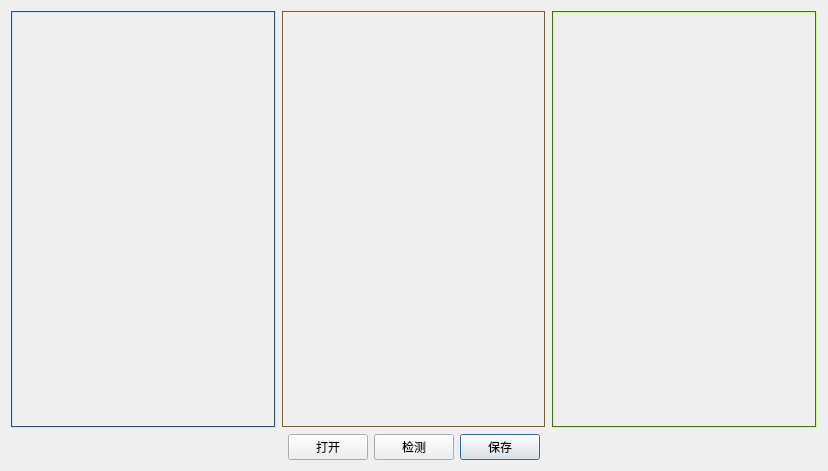
<?xml version="1.0" encoding="UTF-8"?>
<ui version="4.0">
 <class>CD</class>
 <widget class="QDialog" name="CD">
  <property name="geometry">
   <rect>
    <x>0</x>
    <y>0</y>
    <width>828</width>
    <height>471</height>
   </rect>
  </property>
  <property name="windowTitle">
   <string>多模态变化检测平台</string>
  </property>
  <layout class="QGridLayout" name="gridLayout_5">
   <item row="0" column="0">
    <layout class="QGridLayout" name="gridLayout">
     <item row="0" column="0">
      <widget class="QLabel" name="m_lab_pre">
       <property name="palette">
        <palette>
         <active>
          <colorrole role="WindowText">
           <brush brushstyle="SolidPattern">
            <color alpha="255">
             <red>0</red>
             <green>0</green>
             <blue>0</blue>
            </color>
           </brush>
          </colorrole>
          <colorrole role="Button">
           <brush brushstyle="SolidPattern">
            <color alpha="255">
             <red>114</red>
             <green>159</green>
             <blue>207</blue>
            </color>
           </brush>
          </colorrole>
          <colorrole role="Light">
           <brush brushstyle="SolidPattern">
            <color alpha="255">
             <red>196</red>
             <green>225</green>
             <blue>255</blue>
            </color>
           </brush>
          </colorrole>
          <colorrole role="Midlight">
           <brush brushstyle="SolidPattern">
            <color alpha="255">
             <red>155</red>
             <green>192</green>
             <blue>231</blue>
            </color>
           </brush>
          </colorrole>
          <colorrole role="Dark">
           <brush brushstyle="SolidPattern">
            <color alpha="255">
             <red>57</red>
             <green>79</green>
             <blue>103</blue>
            </color>
           </brush>
          </colorrole>
          <colorrole role="Mid">
           <brush brushstyle="SolidPattern">
            <color alpha="255">
             <red>76</red>
             <green>106</green>
             <blue>138</blue>
            </color>
           </brush>
          </colorrole>
          <colorrole role="Text">
           <brush brushstyle="SolidPattern">
            <color alpha="255">
             <red>0</red>
             <green>0</green>
             <blue>0</blue>
            </color>
           </brush>
          </colorrole>
          <colorrole role="BrightText">
           <brush brushstyle="SolidPattern">
            <color alpha="255">
             <red>255</red>
             <green>255</green>
             <blue>255</blue>
            </color>
           </brush>
          </colorrole>
          <colorrole role="ButtonText">
           <brush brushstyle="SolidPattern">
            <color alpha="255">
             <red>0</red>
             <green>0</green>
             <blue>0</blue>
            </color>
           </brush>
          </colorrole>
          <colorrole role="Base">
           <brush brushstyle="SolidPattern">
            <color alpha="255">
             <red>255</red>
             <green>255</green>
             <blue>255</blue>
            </color>
           </brush>
          </colorrole>
          <colorrole role="Window">
           <brush brushstyle="SolidPattern">
            <color alpha="255">
             <red>114</red>
             <green>159</green>
             <blue>207</blue>
            </color>
           </brush>
          </colorrole>
          <colorrole role="Shadow">
           <brush brushstyle="SolidPattern">
            <color alpha="255">
             <red>0</red>
             <green>0</green>
             <blue>0</blue>
            </color>
           </brush>
          </colorrole>
          <colorrole role="AlternateBase">
           <brush brushstyle="SolidPattern">
            <color alpha="255">
             <red>184</red>
             <green>207</green>
             <blue>231</blue>
            </color>
           </brush>
          </colorrole>
          <colorrole role="ToolTipBase">
           <brush brushstyle="SolidPattern">
            <color alpha="255">
             <red>255</red>
             <green>255</green>
             <blue>220</blue>
            </color>
           </brush>
          </colorrole>
          <colorrole role="ToolTipText">
           <brush brushstyle="SolidPattern">
            <color alpha="255">
             <red>0</red>
             <green>0</green>
             <blue>0</blue>
            </color>
           </brush>
          </colorrole>
          <colorrole role="PlaceholderText">
           <brush brushstyle="SolidPattern">
            <color alpha="128">
             <red>0</red>
             <green>0</green>
             <blue>0</blue>
            </color>
           </brush>
          </colorrole>
         </active>
         <inactive>
          <colorrole role="WindowText">
           <brush brushstyle="SolidPattern">
            <color alpha="255">
             <red>0</red>
             <green>0</green>
             <blue>0</blue>
            </color>
           </brush>
          </colorrole>
          <colorrole role="Button">
           <brush brushstyle="SolidPattern">
            <color alpha="255">
             <red>114</red>
             <green>159</green>
             <blue>207</blue>
            </color>
           </brush>
          </colorrole>
          <colorrole role="Light">
           <brush brushstyle="SolidPattern">
            <color alpha="255">
             <red>196</red>
             <green>225</green>
             <blue>255</blue>
            </color>
           </brush>
          </colorrole>
          <colorrole role="Midlight">
           <brush brushstyle="SolidPattern">
            <color alpha="255">
             <red>155</red>
             <green>192</green>
             <blue>231</blue>
            </color>
           </brush>
          </colorrole>
          <colorrole role="Dark">
           <brush brushstyle="SolidPattern">
            <color alpha="255">
             <red>57</red>
             <green>79</green>
             <blue>103</blue>
            </color>
           </brush>
          </colorrole>
          <colorrole role="Mid">
           <brush brushstyle="SolidPattern">
            <color alpha="255">
             <red>76</red>
             <green>106</green>
             <blue>138</blue>
            </color>
           </brush>
          </colorrole>
          <colorrole role="Text">
           <brush brushstyle="SolidPattern">
            <color alpha="255">
             <red>0</red>
             <green>0</green>
             <blue>0</blue>
            </color>
           </brush>
          </colorrole>
          <colorrole role="BrightText">
           <brush brushstyle="SolidPattern">
            <color alpha="255">
             <red>255</red>
             <green>255</green>
             <blue>255</blue>
            </color>
           </brush>
          </colorrole>
          <colorrole role="ButtonText">
           <brush brushstyle="SolidPattern">
            <color alpha="255">
             <red>0</red>
             <green>0</green>
             <blue>0</blue>
            </color>
           </brush>
          </colorrole>
          <colorrole role="Base">
           <brush brushstyle="SolidPattern">
            <color alpha="255">
             <red>255</red>
             <green>255</green>
             <blue>255</blue>
            </color>
           </brush>
          </colorrole>
          <colorrole role="Window">
           <brush brushstyle="SolidPattern">
            <color alpha="255">
             <red>114</red>
             <green>159</green>
             <blue>207</blue>
            </color>
           </brush>
          </colorrole>
          <colorrole role="Shadow">
           <brush brushstyle="SolidPattern">
            <color alpha="255">
             <red>0</red>
             <green>0</green>
             <blue>0</blue>
            </color>
           </brush>
          </colorrole>
          <colorrole role="AlternateBase">
           <brush brushstyle="SolidPattern">
            <color alpha="255">
             <red>184</red>
             <green>207</green>
             <blue>231</blue>
            </color>
           </brush>
          </colorrole>
          <colorrole role="ToolTipBase">
           <brush brushstyle="SolidPattern">
            <color alpha="255">
             <red>255</red>
             <green>255</green>
             <blue>220</blue>
            </color>
           </brush>
          </colorrole>
          <colorrole role="ToolTipText">
           <brush brushstyle="SolidPattern">
            <color alpha="255">
             <red>0</red>
             <green>0</green>
             <blue>0</blue>
            </color>
           </brush>
          </colorrole>
          <colorrole role="PlaceholderText">
           <brush brushstyle="SolidPattern">
            <color alpha="128">
             <red>0</red>
             <green>0</green>
             <blue>0</blue>
            </color>
           </brush>
          </colorrole>
         </inactive>
         <disabled>
          <colorrole role="WindowText">
           <brush brushstyle="SolidPattern">
            <color alpha="255">
             <red>57</red>
             <green>79</green>
             <blue>103</blue>
            </color>
           </brush>
          </colorrole>
          <colorrole role="Button">
           <brush brushstyle="SolidPattern">
            <color alpha="255">
             <red>114</red>
             <green>159</green>
             <blue>207</blue>
            </color>
           </brush>
          </colorrole>
          <colorrole role="Light">
           <brush brushstyle="SolidPattern">
            <color alpha="255">
             <red>196</red>
             <green>225</green>
             <blue>255</blue>
            </color>
           </brush>
          </colorrole>
          <colorrole role="Midlight">
           <brush brushstyle="SolidPattern">
            <color alpha="255">
             <red>155</red>
             <green>192</green>
             <blue>231</blue>
            </color>
           </brush>
          </colorrole>
          <colorrole role="Dark">
           <brush brushstyle="SolidPattern">
            <color alpha="255">
             <red>57</red>
             <green>79</green>
             <blue>103</blue>
            </color>
           </brush>
          </colorrole>
          <colorrole role="Mid">
           <brush brushstyle="SolidPattern">
            <color alpha="255">
             <red>76</red>
             <green>106</green>
             <blue>138</blue>
            </color>
           </brush>
          </colorrole>
          <colorrole role="Text">
           <brush brushstyle="SolidPattern">
            <color alpha="255">
             <red>57</red>
             <green>79</green>
             <blue>103</blue>
            </color>
           </brush>
          </colorrole>
          <colorrole role="BrightText">
           <brush brushstyle="SolidPattern">
            <color alpha="255">
             <red>255</red>
             <green>255</green>
             <blue>255</blue>
            </color>
           </brush>
          </colorrole>
          <colorrole role="ButtonText">
           <brush brushstyle="SolidPattern">
            <color alpha="255">
             <red>57</red>
             <green>79</green>
             <blue>103</blue>
            </color>
           </brush>
          </colorrole>
          <colorrole role="Base">
           <brush brushstyle="SolidPattern">
            <color alpha="255">
             <red>114</red>
             <green>159</green>
             <blue>207</blue>
            </color>
           </brush>
          </colorrole>
          <colorrole role="Window">
           <brush brushstyle="SolidPattern">
            <color alpha="255">
             <red>114</red>
             <green>159</green>
             <blue>207</blue>
            </color>
           </brush>
          </colorrole>
          <colorrole role="Shadow">
           <brush brushstyle="SolidPattern">
            <color alpha="255">
             <red>0</red>
             <green>0</green>
             <blue>0</blue>
            </color>
           </brush>
          </colorrole>
          <colorrole role="AlternateBase">
           <brush brushstyle="SolidPattern">
            <color alpha="255">
             <red>114</red>
             <green>159</green>
             <blue>207</blue>
            </color>
           </brush>
          </colorrole>
          <colorrole role="ToolTipBase">
           <brush brushstyle="SolidPattern">
            <color alpha="255">
             <red>255</red>
             <green>255</green>
             <blue>220</blue>
            </color>
           </brush>
          </colorrole>
          <colorrole role="ToolTipText">
           <brush brushstyle="SolidPattern">
            <color alpha="255">
             <red>0</red>
             <green>0</green>
             <blue>0</blue>
            </color>
           </brush>
          </colorrole>
          <colorrole role="PlaceholderText">
           <brush brushstyle="SolidPattern">
            <color alpha="128">
             <red>0</red>
             <green>0</green>
             <blue>0</blue>
            </color>
           </brush>
          </colorrole>
         </disabled>
        </palette>
       </property>
       <property name="frameShape">
        <enum>QFrame::Box</enum>
       </property>
       <property name="frameShadow">
        <enum>QFrame::Sunken</enum>
       </property>
       <property name="text">
        <string/>
       </property>
      </widget>
     </item>
     <item row="0" column="2">
      <widget class="QLabel" name="m_lab_output">
       <property name="palette">
        <palette>
         <active>
          <colorrole role="WindowText">
           <brush brushstyle="SolidPattern">
            <color alpha="255">
             <red>0</red>
             <green>0</green>
             <blue>0</blue>
            </color>
           </brush>
          </colorrole>
          <colorrole role="Button">
           <brush brushstyle="SolidPattern">
            <color alpha="255">
             <red>138</red>
             <green>226</green>
             <blue>52</blue>
            </color>
           </brush>
          </colorrole>
          <colorrole role="Light">
           <brush brushstyle="SolidPattern">
            <color alpha="255">
             <red>198</red>
             <green>255</green>
             <blue>143</blue>
            </color>
           </brush>
          </colorrole>
          <colorrole role="Midlight">
           <brush brushstyle="SolidPattern">
            <color alpha="255">
             <red>168</red>
             <green>240</green>
             <blue>97</blue>
            </color>
           </brush>
          </colorrole>
          <colorrole role="Dark">
           <brush brushstyle="SolidPattern">
            <color alpha="255">
             <red>69</red>
             <green>113</green>
             <blue>26</blue>
            </color>
           </brush>
          </colorrole>
          <colorrole role="Mid">
           <brush brushstyle="SolidPattern">
            <color alpha="255">
             <red>92</red>
             <green>151</green>
             <blue>34</blue>
            </color>
           </brush>
          </colorrole>
          <colorrole role="Text">
           <brush brushstyle="SolidPattern">
            <color alpha="255">
             <red>0</red>
             <green>0</green>
             <blue>0</blue>
            </color>
           </brush>
          </colorrole>
          <colorrole role="BrightText">
           <brush brushstyle="SolidPattern">
            <color alpha="255">
             <red>255</red>
             <green>255</green>
             <blue>255</blue>
            </color>
           </brush>
          </colorrole>
          <colorrole role="ButtonText">
           <brush brushstyle="SolidPattern">
            <color alpha="255">
             <red>0</red>
             <green>0</green>
             <blue>0</blue>
            </color>
           </brush>
          </colorrole>
          <colorrole role="Base">
           <brush brushstyle="SolidPattern">
            <color alpha="255">
             <red>255</red>
             <green>255</green>
             <blue>255</blue>
            </color>
           </brush>
          </colorrole>
          <colorrole role="Window">
           <brush brushstyle="SolidPattern">
            <color alpha="255">
             <red>138</red>
             <green>226</green>
             <blue>52</blue>
            </color>
           </brush>
          </colorrole>
          <colorrole role="Shadow">
           <brush brushstyle="SolidPattern">
            <color alpha="255">
             <red>0</red>
             <green>0</green>
             <blue>0</blue>
            </color>
           </brush>
          </colorrole>
          <colorrole role="AlternateBase">
           <brush brushstyle="SolidPattern">
            <color alpha="255">
             <red>196</red>
             <green>240</green>
             <blue>153</blue>
            </color>
           </brush>
          </colorrole>
          <colorrole role="ToolTipBase">
           <brush brushstyle="SolidPattern">
            <color alpha="255">
             <red>255</red>
             <green>255</green>
             <blue>220</blue>
            </color>
           </brush>
          </colorrole>
          <colorrole role="ToolTipText">
           <brush brushstyle="SolidPattern">
            <color alpha="255">
             <red>0</red>
             <green>0</green>
             <blue>0</blue>
            </color>
           </brush>
          </colorrole>
          <colorrole role="PlaceholderText">
           <brush brushstyle="SolidPattern">
            <color alpha="128">
             <red>0</red>
             <green>0</green>
             <blue>0</blue>
            </color>
           </brush>
          </colorrole>
         </active>
         <inactive>
          <colorrole role="WindowText">
           <brush brushstyle="SolidPattern">
            <color alpha="255">
             <red>0</red>
             <green>0</green>
             <blue>0</blue>
            </color>
           </brush>
          </colorrole>
          <colorrole role="Button">
           <brush brushstyle="SolidPattern">
            <color alpha="255">
             <red>138</red>
             <green>226</green>
             <blue>52</blue>
            </color>
           </brush>
          </colorrole>
          <colorrole role="Light">
           <brush brushstyle="SolidPattern">
            <color alpha="255">
             <red>198</red>
             <green>255</green>
             <blue>143</blue>
            </color>
           </brush>
          </colorrole>
          <colorrole role="Midlight">
           <brush brushstyle="SolidPattern">
            <color alpha="255">
             <red>168</red>
             <green>240</green>
             <blue>97</blue>
            </color>
           </brush>
          </colorrole>
          <colorrole role="Dark">
           <brush brushstyle="SolidPattern">
            <color alpha="255">
             <red>69</red>
             <green>113</green>
             <blue>26</blue>
            </color>
           </brush>
          </colorrole>
          <colorrole role="Mid">
           <brush brushstyle="SolidPattern">
            <color alpha="255">
             <red>92</red>
             <green>151</green>
             <blue>34</blue>
            </color>
           </brush>
          </colorrole>
          <colorrole role="Text">
           <brush brushstyle="SolidPattern">
            <color alpha="255">
             <red>0</red>
             <green>0</green>
             <blue>0</blue>
            </color>
           </brush>
          </colorrole>
          <colorrole role="BrightText">
           <brush brushstyle="SolidPattern">
            <color alpha="255">
             <red>255</red>
             <green>255</green>
             <blue>255</blue>
            </color>
           </brush>
          </colorrole>
          <colorrole role="ButtonText">
           <brush brushstyle="SolidPattern">
            <color alpha="255">
             <red>0</red>
             <green>0</green>
             <blue>0</blue>
            </color>
           </brush>
          </colorrole>
          <colorrole role="Base">
           <brush brushstyle="SolidPattern">
            <color alpha="255">
             <red>255</red>
             <green>255</green>
             <blue>255</blue>
            </color>
           </brush>
          </colorrole>
          <colorrole role="Window">
           <brush brushstyle="SolidPattern">
            <color alpha="255">
             <red>138</red>
             <green>226</green>
             <blue>52</blue>
            </color>
           </brush>
          </colorrole>
          <colorrole role="Shadow">
           <brush brushstyle="SolidPattern">
            <color alpha="255">
             <red>0</red>
             <green>0</green>
             <blue>0</blue>
            </color>
           </brush>
          </colorrole>
          <colorrole role="AlternateBase">
           <brush brushstyle="SolidPattern">
            <color alpha="255">
             <red>196</red>
             <green>240</green>
             <blue>153</blue>
            </color>
           </brush>
          </colorrole>
          <colorrole role="ToolTipBase">
           <brush brushstyle="SolidPattern">
            <color alpha="255">
             <red>255</red>
             <green>255</green>
             <blue>220</blue>
            </color>
           </brush>
          </colorrole>
          <colorrole role="ToolTipText">
           <brush brushstyle="SolidPattern">
            <color alpha="255">
             <red>0</red>
             <green>0</green>
             <blue>0</blue>
            </color>
           </brush>
          </colorrole>
          <colorrole role="PlaceholderText">
           <brush brushstyle="SolidPattern">
            <color alpha="128">
             <red>0</red>
             <green>0</green>
             <blue>0</blue>
            </color>
           </brush>
          </colorrole>
         </inactive>
         <disabled>
          <colorrole role="WindowText">
           <brush brushstyle="SolidPattern">
            <color alpha="255">
             <red>69</red>
             <green>113</green>
             <blue>26</blue>
            </color>
           </brush>
          </colorrole>
          <colorrole role="Button">
           <brush brushstyle="SolidPattern">
            <color alpha="255">
             <red>138</red>
             <green>226</green>
             <blue>52</blue>
            </color>
           </brush>
          </colorrole>
          <colorrole role="Light">
           <brush brushstyle="SolidPattern">
            <color alpha="255">
             <red>198</red>
             <green>255</green>
             <blue>143</blue>
            </color>
           </brush>
          </colorrole>
          <colorrole role="Midlight">
           <brush brushstyle="SolidPattern">
            <color alpha="255">
             <red>168</red>
             <green>240</green>
             <blue>97</blue>
            </color>
           </brush>
          </colorrole>
          <colorrole role="Dark">
           <brush brushstyle="SolidPattern">
            <color alpha="255">
             <red>69</red>
             <green>113</green>
             <blue>26</blue>
            </color>
           </brush>
          </colorrole>
          <colorrole role="Mid">
           <brush brushstyle="SolidPattern">
            <color alpha="255">
             <red>92</red>
             <green>151</green>
             <blue>34</blue>
            </color>
           </brush>
          </colorrole>
          <colorrole role="Text">
           <brush brushstyle="SolidPattern">
            <color alpha="255">
             <red>69</red>
             <green>113</green>
             <blue>26</blue>
            </color>
           </brush>
          </colorrole>
          <colorrole role="BrightText">
           <brush brushstyle="SolidPattern">
            <color alpha="255">
             <red>255</red>
             <green>255</green>
             <blue>255</blue>
            </color>
           </brush>
          </colorrole>
          <colorrole role="ButtonText">
           <brush brushstyle="SolidPattern">
            <color alpha="255">
             <red>69</red>
             <green>113</green>
             <blue>26</blue>
            </color>
           </brush>
          </colorrole>
          <colorrole role="Base">
           <brush brushstyle="SolidPattern">
            <color alpha="255">
             <red>138</red>
             <green>226</green>
             <blue>52</blue>
            </color>
           </brush>
          </colorrole>
          <colorrole role="Window">
           <brush brushstyle="SolidPattern">
            <color alpha="255">
             <red>138</red>
             <green>226</green>
             <blue>52</blue>
            </color>
           </brush>
          </colorrole>
          <colorrole role="Shadow">
           <brush brushstyle="SolidPattern">
            <color alpha="255">
             <red>0</red>
             <green>0</green>
             <blue>0</blue>
            </color>
           </brush>
          </colorrole>
          <colorrole role="AlternateBase">
           <brush brushstyle="SolidPattern">
            <color alpha="255">
             <red>138</red>
             <green>226</green>
             <blue>52</blue>
            </color>
           </brush>
          </colorrole>
          <colorrole role="ToolTipBase">
           <brush brushstyle="SolidPattern">
            <color alpha="255">
             <red>255</red>
             <green>255</green>
             <blue>220</blue>
            </color>
           </brush>
          </colorrole>
          <colorrole role="ToolTipText">
           <brush brushstyle="SolidPattern">
            <color alpha="255">
             <red>0</red>
             <green>0</green>
             <blue>0</blue>
            </color>
           </brush>
          </colorrole>
          <colorrole role="PlaceholderText">
           <brush brushstyle="SolidPattern">
            <color alpha="128">
             <red>0</red>
             <green>0</green>
             <blue>0</blue>
            </color>
           </brush>
          </colorrole>
         </disabled>
        </palette>
       </property>
       <property name="frameShape">
        <enum>QFrame::Box</enum>
       </property>
       <property name="frameShadow">
        <enum>QFrame::Sunken</enum>
       </property>
       <property name="text">
        <string/>
       </property>
      </widget>
     </item>
     <item row="0" column="1">
      <widget class="QLabel" name="m_lab_post">
       <property name="palette">
        <palette>
         <active>
          <colorrole role="WindowText">
           <brush brushstyle="SolidPattern">
            <color alpha="255">
             <red>0</red>
             <green>0</green>
             <blue>0</blue>
            </color>
           </brush>
          </colorrole>
          <colorrole role="Button">
           <brush brushstyle="SolidPattern">
            <color alpha="255">
             <red>233</red>
             <green>185</green>
             <blue>110</blue>
            </color>
           </brush>
          </colorrole>
          <colorrole role="Light">
           <brush brushstyle="SolidPattern">
            <color alpha="255">
             <red>255</red>
             <green>240</green>
             <blue>215</blue>
            </color>
           </brush>
          </colorrole>
          <colorrole role="Midlight">
           <brush brushstyle="SolidPattern">
            <color alpha="255">
             <red>244</red>
             <green>212</green>
             <blue>162</blue>
            </color>
           </brush>
          </colorrole>
          <colorrole role="Dark">
           <brush brushstyle="SolidPattern">
            <color alpha="255">
             <red>116</red>
             <green>92</green>
             <blue>55</blue>
            </color>
           </brush>
          </colorrole>
          <colorrole role="Mid">
           <brush brushstyle="SolidPattern">
            <color alpha="255">
             <red>155</red>
             <green>123</green>
             <blue>73</blue>
            </color>
           </brush>
          </colorrole>
          <colorrole role="Text">
           <brush brushstyle="SolidPattern">
            <color alpha="255">
             <red>0</red>
             <green>0</green>
             <blue>0</blue>
            </color>
           </brush>
          </colorrole>
          <colorrole role="BrightText">
           <brush brushstyle="SolidPattern">
            <color alpha="255">
             <red>255</red>
             <green>255</green>
             <blue>255</blue>
            </color>
           </brush>
          </colorrole>
          <colorrole role="ButtonText">
           <brush brushstyle="SolidPattern">
            <color alpha="255">
             <red>0</red>
             <green>0</green>
             <blue>0</blue>
            </color>
           </brush>
          </colorrole>
          <colorrole role="Base">
           <brush brushstyle="SolidPattern">
            <color alpha="255">
             <red>255</red>
             <green>255</green>
             <blue>255</blue>
            </color>
           </brush>
          </colorrole>
          <colorrole role="Window">
           <brush brushstyle="SolidPattern">
            <color alpha="255">
             <red>233</red>
             <green>185</green>
             <blue>110</blue>
            </color>
           </brush>
          </colorrole>
          <colorrole role="Shadow">
           <brush brushstyle="SolidPattern">
            <color alpha="255">
             <red>0</red>
             <green>0</green>
             <blue>0</blue>
            </color>
           </brush>
          </colorrole>
          <colorrole role="AlternateBase">
           <brush brushstyle="SolidPattern">
            <color alpha="255">
             <red>244</red>
             <green>220</green>
             <blue>182</blue>
            </color>
           </brush>
          </colorrole>
          <colorrole role="ToolTipBase">
           <brush brushstyle="SolidPattern">
            <color alpha="255">
             <red>255</red>
             <green>255</green>
             <blue>220</blue>
            </color>
           </brush>
          </colorrole>
          <colorrole role="ToolTipText">
           <brush brushstyle="SolidPattern">
            <color alpha="255">
             <red>0</red>
             <green>0</green>
             <blue>0</blue>
            </color>
           </brush>
          </colorrole>
          <colorrole role="PlaceholderText">
           <brush brushstyle="SolidPattern">
            <color alpha="128">
             <red>0</red>
             <green>0</green>
             <blue>0</blue>
            </color>
           </brush>
          </colorrole>
         </active>
         <inactive>
          <colorrole role="WindowText">
           <brush brushstyle="SolidPattern">
            <color alpha="255">
             <red>0</red>
             <green>0</green>
             <blue>0</blue>
            </color>
           </brush>
          </colorrole>
          <colorrole role="Button">
           <brush brushstyle="SolidPattern">
            <color alpha="255">
             <red>233</red>
             <green>185</green>
             <blue>110</blue>
            </color>
           </brush>
          </colorrole>
          <colorrole role="Light">
           <brush brushstyle="SolidPattern">
            <color alpha="255">
             <red>255</red>
             <green>240</green>
             <blue>215</blue>
            </color>
           </brush>
          </colorrole>
          <colorrole role="Midlight">
           <brush brushstyle="SolidPattern">
            <color alpha="255">
             <red>244</red>
             <green>212</green>
             <blue>162</blue>
            </color>
           </brush>
          </colorrole>
          <colorrole role="Dark">
           <brush brushstyle="SolidPattern">
            <color alpha="255">
             <red>116</red>
             <green>92</green>
             <blue>55</blue>
            </color>
           </brush>
          </colorrole>
          <colorrole role="Mid">
           <brush brushstyle="SolidPattern">
            <color alpha="255">
             <red>155</red>
             <green>123</green>
             <blue>73</blue>
            </color>
           </brush>
          </colorrole>
          <colorrole role="Text">
           <brush brushstyle="SolidPattern">
            <color alpha="255">
             <red>0</red>
             <green>0</green>
             <blue>0</blue>
            </color>
           </brush>
          </colorrole>
          <colorrole role="BrightText">
           <brush brushstyle="SolidPattern">
            <color alpha="255">
             <red>255</red>
             <green>255</green>
             <blue>255</blue>
            </color>
           </brush>
          </colorrole>
          <colorrole role="ButtonText">
           <brush brushstyle="SolidPattern">
            <color alpha="255">
             <red>0</red>
             <green>0</green>
             <blue>0</blue>
            </color>
           </brush>
          </colorrole>
          <colorrole role="Base">
           <brush brushstyle="SolidPattern">
            <color alpha="255">
             <red>255</red>
             <green>255</green>
             <blue>255</blue>
            </color>
           </brush>
          </colorrole>
          <colorrole role="Window">
           <brush brushstyle="SolidPattern">
            <color alpha="255">
             <red>233</red>
             <green>185</green>
             <blue>110</blue>
            </color>
           </brush>
          </colorrole>
          <colorrole role="Shadow">
           <brush brushstyle="SolidPattern">
            <color alpha="255">
             <red>0</red>
             <green>0</green>
             <blue>0</blue>
            </color>
           </brush>
          </colorrole>
          <colorrole role="AlternateBase">
           <brush brushstyle="SolidPattern">
            <color alpha="255">
             <red>244</red>
             <green>220</green>
             <blue>182</blue>
            </color>
           </brush>
          </colorrole>
          <colorrole role="ToolTipBase">
           <brush brushstyle="SolidPattern">
            <color alpha="255">
             <red>255</red>
             <green>255</green>
             <blue>220</blue>
            </color>
           </brush>
          </colorrole>
          <colorrole role="ToolTipText">
           <brush brushstyle="SolidPattern">
            <color alpha="255">
             <red>0</red>
             <green>0</green>
             <blue>0</blue>
            </color>
           </brush>
          </colorrole>
          <colorrole role="PlaceholderText">
           <brush brushstyle="SolidPattern">
            <color alpha="128">
             <red>0</red>
             <green>0</green>
             <blue>0</blue>
            </color>
           </brush>
          </colorrole>
         </inactive>
         <disabled>
          <colorrole role="WindowText">
           <brush brushstyle="SolidPattern">
            <color alpha="255">
             <red>116</red>
             <green>92</green>
             <blue>55</blue>
            </color>
           </brush>
          </colorrole>
          <colorrole role="Button">
           <brush brushstyle="SolidPattern">
            <color alpha="255">
             <red>233</red>
             <green>185</green>
             <blue>110</blue>
            </color>
           </brush>
          </colorrole>
          <colorrole role="Light">
           <brush brushstyle="SolidPattern">
            <color alpha="255">
             <red>255</red>
             <green>240</green>
             <blue>215</blue>
            </color>
           </brush>
          </colorrole>
          <colorrole role="Midlight">
           <brush brushstyle="SolidPattern">
            <color alpha="255">
             <red>244</red>
             <green>212</green>
             <blue>162</blue>
            </color>
           </brush>
          </colorrole>
          <colorrole role="Dark">
           <brush brushstyle="SolidPattern">
            <color alpha="255">
             <red>116</red>
             <green>92</green>
             <blue>55</blue>
            </color>
           </brush>
          </colorrole>
          <colorrole role="Mid">
           <brush brushstyle="SolidPattern">
            <color alpha="255">
             <red>155</red>
             <green>123</green>
             <blue>73</blue>
            </color>
           </brush>
          </colorrole>
          <colorrole role="Text">
           <brush brushstyle="SolidPattern">
            <color alpha="255">
             <red>116</red>
             <green>92</green>
             <blue>55</blue>
            </color>
           </brush>
          </colorrole>
          <colorrole role="BrightText">
           <brush brushstyle="SolidPattern">
            <color alpha="255">
             <red>255</red>
             <green>255</green>
             <blue>255</blue>
            </color>
           </brush>
          </colorrole>
          <colorrole role="ButtonText">
           <brush brushstyle="SolidPattern">
            <color alpha="255">
             <red>116</red>
             <green>92</green>
             <blue>55</blue>
            </color>
           </brush>
          </colorrole>
          <colorrole role="Base">
           <brush brushstyle="SolidPattern">
            <color alpha="255">
             <red>233</red>
             <green>185</green>
             <blue>110</blue>
            </color>
           </brush>
          </colorrole>
          <colorrole role="Window">
           <brush brushstyle="SolidPattern">
            <color alpha="255">
             <red>233</red>
             <green>185</green>
             <blue>110</blue>
            </color>
           </brush>
          </colorrole>
          <colorrole role="Shadow">
           <brush brushstyle="SolidPattern">
            <color alpha="255">
             <red>0</red>
             <green>0</green>
             <blue>0</blue>
            </color>
           </brush>
          </colorrole>
          <colorrole role="AlternateBase">
           <brush brushstyle="SolidPattern">
            <color alpha="255">
             <red>233</red>
             <green>185</green>
             <blue>110</blue>
            </color>
           </brush>
          </colorrole>
          <colorrole role="ToolTipBase">
           <brush brushstyle="SolidPattern">
            <color alpha="255">
             <red>255</red>
             <green>255</green>
             <blue>220</blue>
            </color>
           </brush>
          </colorrole>
          <colorrole role="ToolTipText">
           <brush brushstyle="SolidPattern">
            <color alpha="255">
             <red>0</red>
             <green>0</green>
             <blue>0</blue>
            </color>
           </brush>
          </colorrole>
          <colorrole role="PlaceholderText">
           <brush brushstyle="SolidPattern">
            <color alpha="128">
             <red>0</red>
             <green>0</green>
             <blue>0</blue>
            </color>
           </brush>
          </colorrole>
         </disabled>
        </palette>
       </property>
       <property name="frameShape">
        <enum>QFrame::Box</enum>
       </property>
       <property name="frameShadow">
        <enum>QFrame::Sunken</enum>
       </property>
       <property name="text">
        <string/>
       </property>
      </widget>
     </item>
    </layout>
   </item>
   <item row="1" column="0">
    <layout class="QGridLayout" name="gridLayout_4">
     <item row="0" column="0">
      <layout class="QGridLayout" name="gridLayout_3">
       <item row="0" column="0">
        <spacer name="horizontalSpacer">
         <property name="orientation">
          <enum>Qt::Horizontal</enum>
         </property>
         <property name="sizeHint" stdset="0">
          <size>
           <width>40</width>
           <height>20</height>
          </size>
         </property>
        </spacer>
       </item>
       <item row="0" column="2">
        <spacer name="horizontalSpacer_2">
         <property name="orientation">
          <enum>Qt::Horizontal</enum>
         </property>
         <property name="sizeHint" stdset="0">
          <size>
           <width>40</width>
           <height>20</height>
          </size>
         </property>
        </spacer>
       </item>
       <item row="0" column="1">
        <layout class="QGridLayout" name="gridLayout_2">
         <item row="0" column="2">
          <widget class="QPushButton" name="m_btn_save">
           <property name="text">
            <string>保存</string>
           </property>
          </widget>
         </item>
         <item row="0" column="1">
          <widget class="QPushButton" name="m_btn_check">
           <property name="text">
            <string>检测</string>
           </property>
          </widget>
         </item>
         <item row="0" column="0">
          <widget class="QPushButton" name="m_btn_open">
           <property name="text">
            <string>打开</string>
           </property>
          </widget>
         </item>
        </layout>
       </item>
      </layout>
     </item>
    </layout>
   </item>
  </layout>
 </widget>
 <resources/>
 <connections/>
</ui>
